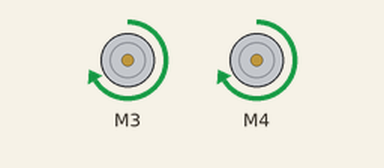
This sketch was run on a simulated Arduino Uno, built with avr-gcc and run on an emulated ATmega328P. Shown: 2 × DC motor (green arrow = forward, orange = backward, longer = faster). What the sketch prints to the serial monitor is not drawn.

Above: at 0.1 s.
Timing chart, 0 to 1.6 s (numbered marks = the images above):
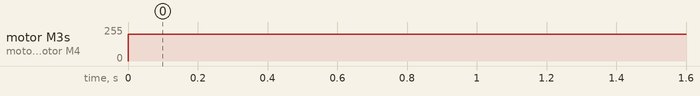

Measured:
- by itself, motor M3, motor M4: stopped → forward 200/255 at 0.00 s

The sketch:

MotorParty.ino
```cpp
// (licence header left out)
#include <AFMotor.h>
#include <Servo.h>

// DC motor on M2
//AF_DCMotor motor1(1);
//AF_DCMotor motor2(2);
AF_DCMotor motor3(3);
AF_DCMotor motor4(4);

// DC hobby servo


void setup() {
  Serial.begin(9600);           // set up Serial library at 9600 bps
  Serial.println("Motor party!");


  // turn on motor #2
  //motor1.setSpeed(200);
  //motor2.setSpeed(200);
  motor3.setSpeed(200);
  motor4.setSpeed(200);
 // motor1.run(RELEASE);
  //motor2.run(RELEASE);
  motor3.run(RELEASE);
  motor4.run(RELEASE);

}

int i;

// Test the DC motor, stepper and servo ALL AT ONCE!
void loop() {
  //motor1.run(FORWARD);
  //motor2.run(FORWARD);
  motor3.run(FORWARD);
  motor4.run(FORWARD);

//  for (i=0; i<255; i++) {
//  //  motor1.setSpeed(i);
//    motor2.setSpeed(i);
//    motor3.setSpeed(i);
//    motor4.setSpeed(i);
//    delay(3);
// }

}
```
